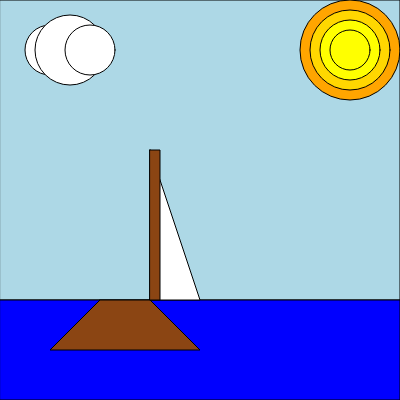
Frame 1 (no input)
Frame 60 (no input): identical to frame 1, image omitted
Frame 120 (the mouse pressed at the canvas centre since frame 60): identical to frame 1, image omitted

The p5.js sketch that drew this single still picture (run headless with seeded random() and noise() and a simulated clock; from frame 60 on, the mouse is pressed at the canvas centre):

// p5.js sketch
// ── sketch.js
/* draw a brown wooden boat with a white sail on top of a blue ocean
 - the sky is light blue with one white cloud
 - the cloud has three different sized circles that overlap each other
 - the sun is a yellow circle inside a yellow-orange circle inside an orange circle inside a yellow circle in the top right corner
 - the sail is a large white triangle connected to the top of the dark brown mast down to the tip of the front of the boat
 - the boat is curved at the bottom and has a dark brown rectangle for the body 
*/

function setup() {
  createCanvas(400, 400);
}

function draw() {
  background(220);
  
  //sky
  fill(173, 216, 230);
  rect(0, 0, 400, 300);
  
  //cloud
  fill(255);
  ellipse(50, 50, 50, 50);
  ellipse(70, 50, 70, 70);
  ellipse(90, 50, 50, 50);
  
  //sun
  fill(255, 165, 0);
  ellipse(350, 50, 100, 100);
  fill(255, 215, 0);
  ellipse(350, 50, 80, 80);
  fill(255, 255, 0);
  ellipse(350, 50, 60, 60);
  fill(255, 255, 0);
  ellipse(350, 50, 40, 40);
  
  //ocean
  fill(0, 0, 255);
  rect(0, 300, 400, 100);
  
  //boat
  fill(139, 69, 19);
  beginShape();
  vertex(100, 300);
  vertex(150, 300);
  vertex(200, 350);
  vertex(50, 350);
  endShape(CLOSE);
  
  //sail
  fill(255);
  beginShape();
  vertex(150, 150);
  vertex(150, 300);
  vertex(200, 300);
  endShape(CLOSE);
  
  //mast
  fill(139, 69, 19);
  rect(150, 150, 10, 150);
}
